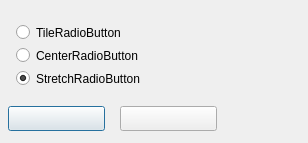
<?xml version="1.0" encoding="UTF-8"?>
<ui version="4.0">
  <class>WallpaperStyleForm</class>
  <widget class="QDialog" name="WallpaperStyleForm">
    <property name="geometry"><rect><x>0</x><y>0</y><width>308</width><height>143</height></rect></property>
    <property name="windowTitle"><string>WallpaperStyleForm</string></property>
    <property name="vclBorderStyle" stdset="0"><string notr="true">bsDialog</string></property>
    <property name="vclPosition" stdset="0"><string notr="true">poOwnerFormCenter</string></property>
    <property name="vclKeyPreview" stdset="0"><bool>true</bool></property>
    <property name="vclDesignWidth" stdset="0"><number>308</number></property>
    <property name="vclDesignHeight" stdset="0"><number>143</number></property>
    <widget class="QRadioButton" name="TileRadioButton">
      <property name="geometry"><rect><x>16</x><y>24</y><width>281</width><height>17</height></rect></property>
      <property name="text"><string>TileRadioButton</string></property>
    </widget>
    <widget class="QRadioButton" name="CenterRadioButton">
      <property name="geometry"><rect><x>16</x><y>47</y><width>281</width><height>17</height></rect></property>
      <property name="text"><string>CenterRadioButton</string></property>
    </widget>
    <widget class="QRadioButton" name="StretchRadioButton">
      <property name="geometry"><rect><x>16</x><y>70</y><width>281</width><height>17</height></rect></property>
      <property name="text"><string>StretchRadioButton</string></property>
      <property name="checked"><bool>true</bool></property>
    </widget>
    <widget class="QPushButton" name="OKButton">
      <property name="geometry"><rect><x>8</x><y>106</y><width>97</width><height>25</height></rect></property>
      <property name="text"><string></string></property>
      <property name="autoDefault"><bool>false</bool></property>
      <property name="vclKind" stdset="0"><string notr="true">bkOK</string></property>
      <property name="default"><bool>true</bool></property>
      <property name="vclModalResult" stdset="0"><string notr="true">mrOk</string></property>
    </widget>
    <widget class="QPushButton" name="CancelButton">
      <property name="geometry"><rect><x>120</x><y>106</y><width>97</width><height>25</height></rect></property>
      <property name="text"><string></string></property>
      <property name="autoDefault"><bool>false</bool></property>
      <property name="vclKind" stdset="0"><string notr="true">bkCancel</string></property>
      <property name="vclCancel" stdset="0"><bool>true</bool></property>
      <property name="vclModalResult" stdset="0"><string notr="true">mrCancel</string></property>
    </widget>
  </widget>
  <tabstops>
    <tabstop>TileRadioButton</tabstop>
    <tabstop>CenterRadioButton</tabstop>
    <tabstop>StretchRadioButton</tabstop>
    <tabstop>OKButton</tabstop>
    <tabstop>CancelButton</tabstop>
  </tabstops>
  <resources><include location="../../resources/dfend.qrc"/></resources>
  <connections/>
</ui>
